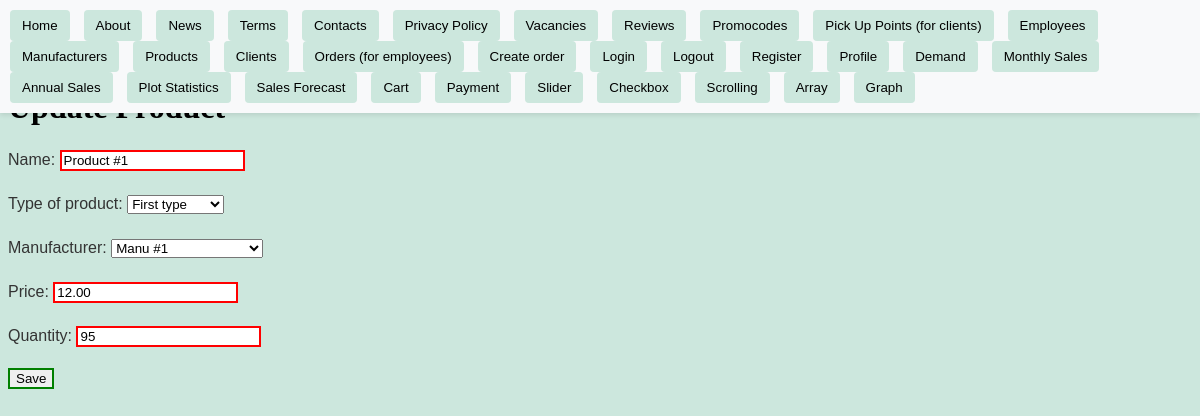
The app's page /products/1/update/ with its own data.
### store/models.py (models this page shows, shortened)
class Product(models.Model):
    name = models.CharField(max_length=100)
    type_of_product = models.ForeignKey(TypeOfProduct, on_delete=models.CASCADE)
    manufacturer = models.ForeignKey(Manufacturer, on_delete=models.CASCADE)
    price = models.DecimalField(max_digits=10, decimal_places=2)
    quantity = models.PositiveIntegerField(validators=[MinValueValidator(0)])
    created_at = models.DateTimeField(auto_now_add=True)
    updated_at = models.DateTimeField(auto_now=True)

class TypeOfProduct(models.Model):
    name = models.CharField(max_length=100)
    def __str__(self):
        return self.name

class Manufacturer(models.Model):
    name = models.CharField(max_length=100)
    location = models.CharField(max_length=100)
    def __str__(self):
        return self.name

### store/views/product_views.py (the view)
# urls.py: path("products/<int:pk>/update/", product_update, name="product_update"),
def product_update(request, pk):
    product = get_object_or_404(Product, pk=pk)
    if request.method == "POST":
        form = ProductForm(request.POST, instance=product)
        if form.is_valid():
            form.save()
            return redirect("product_list")
    else:
        form = ProductForm(instance=product)
    return render(request, "product/product_form.html", {"form": form})

### store/forms.py
class ProductForm(forms.ModelForm):
    class Meta:
        model = Product
        fields = ["name", "type_of_product", "manufacturer", "price", "quantity"]

### store/templates/product/product_form.html (shortened to what this page needs)
{% extends "base.html" %}
{% block content%}
    <h1>{% if form.instance.pk %}Update Product{% else %}Create Product{% endif %}</h1>
    <form method="post" enctype="multipart/form-data">
        {{ form.as_p }}
        <input type="submit" value="Save">
    </form>
{% endblock content %}

### static/styles.css (style rules this page uses)
p { font-family: Arial, sans-serif; font-size: 16px; color: #333; line-height: 1.5; margin-bottom: 20px; }
input:enabled { border: 2px solid green; }
input:required { border: 2px solid red; }
body { background-color: #cce7dd; }

### records on screen
Product: name "Product #1", type_of_product "First type", manufacturer "Manu #1", price "12.00", quantity "95"
